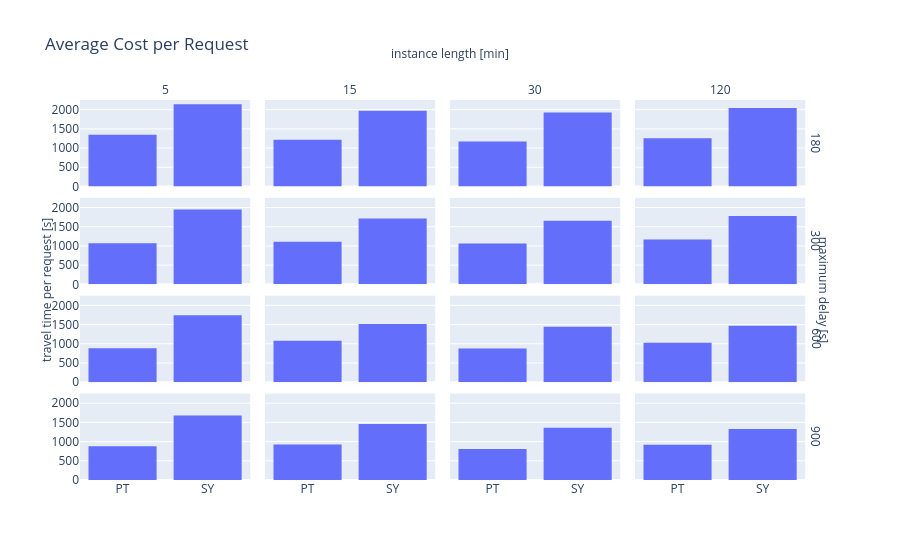

The code cell stored with this chart in its notebook:
### Markdown cell above
## average cost per request (old)

### Code cell
dfih = df[df['method'] == 'ih']
fig = px.bar(
    dfih,
    x = 'area_short',
    y = 'cost_per_request',
    barmode='group',
    title = 'Average Cost per Request',
    facet_col='duration_minutes',
    facet_row='max_delay'
)

# shared axes titles
fig.for_each_yaxis(lambda y: y.update(title = ''))
fig.add_annotation(x=-0.06, y=0.5, text="travel time per request [s]", textangle=-90, xref="paper", yref="paper", showarrow=False)
fig.for_each_xaxis(lambda y: y.update(title = ''))

# faceting annotations
fig.add_annotation(x=0.5, y=1.15, text="instance length [min]",  xref="paper", yref="paper", showarrow=False)
fig.add_annotation(x=1.02, y=0.5, text="maximum delay [s]",  xref="paper", yref="paper", showarrow=False, textangle=90)

# faceting label editing
fig.for_each_annotation(lambda a: a.update(text=a.text.split("=")[-1]))

fig.show()

### Figure 1 — Plotly figure (JSON) as saved in the notebook; plotly's stock layout.template omitted (floating-point values rounded to 4 significant figures)
{"data": [{"alignmentgroup": "True", "bingroup": "x", "histfunc": "sum", "hovertemplate": "max_delay=180<br>duration_minutes=5<br>area_short=%{x}<br>sum of cost_per_request=%{y}<extra></extra>", "legendgroup": "", "marker": {"color": "#636efa", "pattern": {"shape": ""}}, "name": "", "offsetgroup": "", "orientation": "v", "showlegend": false, "type": "histogram", "x": ["PT", "PT", "PT", "SY", "SY", "SY"], "xaxis": "x13", "y": [448.4, 448.4, 448.4, 713.1, 713.1, 713.1], "yaxis": "y13"}, {"alignmentgroup": "True", "bingroup": "x", "histfunc": "sum", "hovertemplate": "max_delay=180<br>duration_minutes=15<br>area_short=%{x}<br>sum of cost_per_request=%{y}<extra></extra>", "legendgroup": "", "marker": {"color": "#636efa", "pattern": {"shape": ""}}, "name": "", "offsetgroup": "", "orientation": "v", "showlegend": false, "type": "histogram", "x": ["PT", "PT", "PT", "SY", "SY", "SY"], "xaxis": "x14", "y": [404.7, 404.7, 404.7, 657.4, 657.4, 657.4], "yaxis": "y14"}, {"alignmentgroup": "True", "bingroup": "x", "histfunc": "sum", "hovertemplate": "max_delay=180<br>duration_minutes=30<br>area_short=%{x}<br>sum of cost_per_request=%{y}<extra></extra>", "legendgroup": "", "marker": {"color": "#636efa", "pattern": {"shape": ""}}, "name": "", "offsetgroup": "", "orientation": "v", "showlegend": false, "type": "histogram", "x": ["PT", "PT", "PT", "SY", "SY", "SY"], "xaxis": "x15", "y": [391.0, 391.0, 391.0, 642.0, 642.0, 642.0], "yaxis": "y15"}, {"alignmentgroup": "True", "bingroup": "x", "histfunc": "sum", "hovertemplate": "max_delay=180<br>duration_minutes=120<br>area_short=%{x}<br>sum of cost_per_request=%{y}<extra></extra>", "legendgroup": "", "marker": {"color": "#636efa", "pattern": {"shape": ""}}, "name": "", "offsetgroup": "", "orientation": "v", "showlegend": false, "type": "histogram", "x": ["PT", "PT", "PT", "SY", "SY", "SY"], "xaxis": "x16", "y": [419.2, 419.2, 419.2, 681.5, 681.5, 681.5], "yaxis": "y16"}, {"alignmentgroup": "True", "bingroup": "x", "histfunc": "sum", "hovertemplate": "max_delay=300<br>duration_minutes=5<br>area_short=%{x}<br>sum of cost_per_request=%{y}<extra></extra>", "legendgroup": "", "marker": {"color": "#636efa", "pattern": {"shape": ""}}, "name": "", "offsetgroup": "", "orientation": "v", "showlegend": false, "type": "histogram", "x": ["PT", "PT", "PT", "SY", "SY", "SY"], "xaxis": "x9", "y": [356.8, 356.8, 356.8, 649.0, 649.0, 649.0], "yaxis": "y9"}, {"alignmentgroup": "True", "bingroup": "x", "histfunc": "sum", "hovertemplate": "max_delay=300<br>duration_minutes=15<br>area_short=%{x}<br>sum of cost_per_request=%{y}<extra></extra>", "legendgroup": "", "marker": {"color": "#636efa", "pattern": {"shape": ""}}, "name": "", "offsetgroup": "", "orientation": "v", "showlegend": false, "type": "histogram", "x": ["PT", "PT", "PT", "SY", "SY", "SY"], "xaxis": "x10", "y": [368.9, 368.9, 368.9, 572.2, 572.2, 572.2], "yaxis": "y10"}, {"alignmentgroup": "True", "bingroup": "x", "histfunc": "sum", "hovertemplate": "max_delay=300<br>duration_minutes=30<br>area_short=%{x}<br>sum of cost_per_request=%{y}<extra></extra>", "legendgroup": "", "marker": {"color": "#636efa", "pattern": {"shape": ""}}, "name": "", "offsetgroup": "", "orientation": "v", "showlegend": false, "type": "histogram", "x": ["PT", "PT", "PT", "SY", "SY", "SY"], "xaxis": "x11", "y": [354.2, 354.2, 354.2, 552.8, 552.8, 552.8], "yaxis": "y11"}, {"alignmentgroup": "True", "bingroup": "x", "histfunc": "sum", "hovertemplate": "max_delay=300<br>duration_minutes=120<br>area_short=%{x}<br>sum of cost_per_request=%{y}<extra></extra>", "legendgroup": "", "marker": {"color": "#636efa", "pattern": {"shape": ""}}, "name": "", "offsetgroup": "", "orientation": "v", "showlegend": false, "type": "histogram", "x": ["PT", "PT", "PT", "SY", "SY", "SY"], "xaxis": "x12", "y": [388.0, 388.0, 388.0, 593.9, 593.9, 593.9], "yaxis": "y12"}, {"alignmentgroup": "True", "bingroup": "x", "histfunc": "sum", "hovertemplate": "max_delay=600<br>duration_minutes=5<br>area_short=%{x}<br>sum of cost_per_request=%{y}<extra></extra>", "legendgroup": "", "marker": {"color": "#636efa", "pattern": {"shape": ""}}, "name": "", "offsetgroup": "", "orientation": "v", "showlegend": false, "type": "histogram", "x": ["PT", "PT", "PT", "SY", "SY", "SY"], "xaxis": "x5", "y": [293.7, 293.7, 293.7, 581.7, 581.7, 581.7], "yaxis": "y5"}, {"alignmentgroup": "True", "bingroup": "x", "histfunc": "sum", "hovertemplate": "max_delay=600<br>duration_minutes=15<br>area_short=%{x}<br>sum of cost_per_request=%{y}<extra></extra>", "legendgroup": "", "marker": {"color": "#636efa", "pattern": {"shape": ""}}, "name": "", "offsetgroup": "", "orientation": "v", "showlegend": false, "type": "histogram", "x": ["PT", "PT", "PT", "SY", "SY", "SY"], "xaxis": "x6", "y": [358.7, 358.7, 358.7, 504.8, 504.8, 504.8], "yaxis": "y6"}, {"alignmentgroup": "True", "bingroup": "x", "histfunc": "sum", "hovertemplate": "max_delay=600<br>duration_minutes=30<br>area_short=%{x}<br>sum of cost_per_request=%{y}<extra></extra>", "legendgroup": "", "marker": {"color": "#636efa", "pattern": {"shape": ""}}, "name": "", "offsetgroup": "", "orientation": "v", "showlegend": false, "type": "histogram", "x": ["PT", "PT", "PT", "SY", "SY", "SY"], "xaxis": "x7", "y": [291.6, 291.6, 291.6, 481.3, 481.3, 481.3], "yaxis": "y7"}, {"alignmentgroup": "True", "bingroup": "x", "histfunc": "sum", "hovertemplate": "max_delay=600<br>duration_minutes=120<br>area_short=%{x}<br>sum of cost_per_request=%{y}<extra></extra>", "legendgroup": "", "marker": {"color": "#636efa", "pattern": {"shape": ""}}, "name": "", "offsetgroup": "", "orientation": "v", "showlegend": false, "type": "histogram", "x": ["PT", "PT", "PT", "SY", "SY", "SY"], "xaxis": "x8", "y": [342.7, 342.7, 342.7, 490.2, 490.2, 490.2], "yaxis": "y8"}, {"alignmentgroup": "True", "bingroup": "x", "histfunc": "sum", "hovertemplate": "max_delay=900<br>duration_minutes=5<br>area_short=%{x}<br>sum of cost_per_request=%{y}<extra></extra>", "legendgroup": "", "marker": {"color": "#636efa", "pattern": {"shape": ""}}, "name": "", "offsetgroup": "", "orientation": "v", "showlegend": false, "type": "histogram", "x": ["PT", "PT", "PT", "SY", "SY", "SY"], "xaxis": "x", "y": [293.7, 293.7, 293.7, 560.3, 560.3, 560.3], "yaxis": "y"}, {"alignmentgroup": "True", "bingroup": "x", "histfunc": "sum", "hovertemplate": "max_delay=900<br>duration_minutes=15<br>area_short=%{x}<br>sum of cost_per_request=%{y}<extra></extra>", "legendgroup": "", "marker": {"color": "#636efa", "pattern": {"shape": ""}}, "name": "", "offsetgroup": "", "orientation": "v", "showlegend": false, "type": "histogram", "x": ["PT", "PT", "PT", "SY", "SY", "SY"], "xaxis": "x2", "y": [308.9, 308.9, 308.9, 486.6, 486.6, 486.6], "yaxis": "y2"}, {"alignmentgroup": "True", "bingroup": "x", "histfunc": "sum", "hovertemplate": "max_delay=900<br>duration_minutes=30<br>area_short=%{x}<br>sum of cost_per_request=%{y}<extra></extra>", "legendgroup": "", "marker": {"color": "#636efa", "pattern": {"shape": ""}}, "name": "", "offsetgroup": "", "orientation": "v", "showlegend": false, "type": "histogram", "x": ["PT", "PT", "PT", "SY", "SY", "SY"], "xaxis": "x3", "y": [268.4, 268.4, 268.4, 454.2, 454.2, 454.2], "yaxis": "y3"}, {"alignmentgroup": "True", "bingroup": "x", "histfunc": "sum", "hovertemplate": "max_delay=900<br>duration_minutes=120<br>area_short=%{x}<br>sum of cost_per_request=%{y}<extra></extra>", "legendgroup": "", "marker": {"color": "#636efa", "pattern": {"shape": ""}}, "name": "", "offsetgroup": "", "orientation": "v", "showlegend": false, "type": "histogram", "x": ["PT", "PT", "PT", "SY", "SY", "SY"], "xaxis": "x4", "y": [307.0, 307.0, 307.0, 441.9, 441.9, 441.9], "yaxis": "y4"}], "layout": {"annotations": [{"showarrow": false, "text": "5", "x": 0.115, "xanchor": "center", "xref": "paper", "y": 1, "yanchor": "bottom", "yref": "paper"}, {"showarrow": false, "text": "15", "x": 0.365, "xanchor": "center", "xref": "paper", "y": 1, "yanchor": "bottom", "yref": "paper"}, {"showarrow": false, "text": "30", "x": 0.615, "xanchor": "center", "xref": "paper", "y": 1, "yanchor": "bottom", "yref": "paper"}, {"showarrow": false, "text": "120", "x": 0.865, "xanchor": "center", "xref": "paper", "y": 1, "yanchor": "bottom", "yref": "paper"}, {"showarrow": false, "text": "900", "textangle": 90, "x": 0.98, "xanchor": "left", "xref": "paper", "y": 0.1138, "yanchor": "middle", "yref": "paper"}, {"showarrow": false, "text": "600", "textangle": 90, "x": 0.98, "xanchor": "left", "xref": "paper", "y": 0.3712, "yanchor": "middle", "yref": "paper"}, {"showarrow": false, "text": "300", "textangle": 90, "x": 0.98, "xanchor": "left", "xref": "paper", "y": 0.6288, "yanchor": "middle", "yref": "paper"}, {"showarrow": false, "text": "180", "textangle": 90, "x": 0.98, "xanchor": "left", "xref": "paper", "y": 0.8862, "yanchor": "middle", "yref": "paper"}, {"showarrow": false, "text": "travel time per request [s]", "textangle": -90, "x": -0.06, "xref": "paper", "y": 0.5, "yref": "paper"}, {"showarrow": false, "text": "instance length [min]", "x": 0.5, "xref": "paper", "y": 1.15, "yref": "paper"}, {"showarrow": false, "text": "maximum delay [s]", "textangle": 90, "x": 1.02, "xref": "paper", "y": 0.5, "yref": "paper"}], "barmode": "group", "legend": {"tracegroupgap": 0}, "title": {"text": "Average Cost per Request"}, "xaxis": {"anchor": "y", "domain": [0, 0.23], "title": {"text": ""}}, "xaxis10": {"anchor": "y10", "domain": [0.25, 0.48], "matches": "x", "showticklabels": false, "title": {"text": ""}}, "xaxis11": {"anchor": "y11", "domain": [0.5, 0.73], "matches": "x", "showticklabels": false, "title": {"text": ""}}, "xaxis12": {"anchor": "y12", "domain": [0.75, 0.98], "matches": "x", "showticklabels": false, "title": {"text": ""}}, "xaxis13": {"anchor": "y13", "domain": [0, 0.23], "matches": "x", "showticklabels": false, "title": {"text": ""}}, "xaxis14": {"anchor": "y14", "domain": [0.25, 0.48], "matches": "x", "showticklabels": false, "title": {"text": ""}}, "xaxis15": {"anchor": "y15", "domain": [0.5, 0.73], "matches": "x", "showticklabels": false, "title": {"text": ""}}, "xaxis16": {"anchor": "y16", "domain": [0.75, 0.98], "matches": "x", "showticklabels": false, "title": {"text": ""}}, "xaxis2": {"anchor": "y2", "domain": [0.25, 0.48], "matches": "x", "title": {"text": ""}}, "xaxis3": {"anchor": "y3", "domain": [0.5, 0.73], "matches": "x", "title": {"text": ""}}, "xaxis4": {"anchor": "y4", "domain": [0.75, 0.98], "matches": "x", "title": {"text": ""}}, "xaxis5": {"anchor": "y5", "domain": [0, 0.23], "matches": "x", "showticklabels": false, "title": {"text": ""}}, "xaxis6": {"anchor": "y6", "domain": [0.25, 0.48], "matches": "x", "showticklabels": false, "title": {"text": ""}}, "xaxis7": {"anchor": "y7", "domain": [0.5, 0.73], "matches": "x", "showticklabels": false, "title": {"text": ""}}, "xaxis8": {"anchor": "y8", "domain": [0.75, 0.98], "matches": "x", "showticklabels": false, "title": {"text": ""}}, "xaxis9": {"anchor": "y9", "domain": [0, 0.23], "matches": "x", "showticklabels": false, "title": {"text": ""}}, "yaxis": {"anchor": "x", "domain": [0, 0.2275], "title": {"text": ""}}, "yaxis10": {"anchor": "x10", "domain": [0.515, 0.7425], "matches": "y", "showticklabels": false, "title": {"text": ""}}, "yaxis11": {"anchor": "x11", "domain": [0.515, 0.7425], "matches": "y", "showticklabels": false, "title": {"text": ""}}, "yaxis12": {"anchor": "x12", "domain": [0.515, 0.7425], "matches": "y", "showticklabels": false, "title": {"text": ""}}, "yaxis13": {"anchor": "x13", "domain": [0.7725, 1], "matches": "y", "title": {"text": ""}}, "yaxis14": {"anchor": "x14", "domain": [0.7725, 1], "matches": "y", "showticklabels": false, "title": {"text": ""}}, "yaxis15": {"anchor": "x15", "domain": [0.7725, 1], "matches": "y", "showticklabels": false, "title": {"text": ""}}, "yaxis16": {"anchor": "x16", "domain": [0.7725, 1], "matches": "y", "showticklabels": false, "title": {"text": ""}}, "yaxis2": {"anchor": "x2", "domain": [0, 0.2275], "matches": "y", "showticklabels": false, "title": {"text": ""}}, "yaxis3": {"anchor": "x3", "domain": [0, 0.2275], "matches": "y", "showticklabels": false, "title": {"text": ""}}, "yaxis4": {"anchor": "x4", "domain": [0, 0.2275], "matches": "y", "showticklabels": false, "title": {"text": ""}}, "yaxis5": {"anchor": "x5", "domain": [0.2575, 0.485], "matches": "y", "title": {"text": ""}}, "yaxis6": {"anchor": "x6", "domain": [0.2575, 0.485], "matches": "y", "showticklabels": false, "title": {"text": ""}}, "yaxis7": {"anchor": "x7", "domain": [0.2575, 0.485], "matches": "y", "showticklabels": false, "title": {"text": ""}}, "yaxis8": {"anchor": "x8", "domain": [0.2575, 0.485], "matches": "y", "showticklabels": false, "title": {"text": ""}}, "yaxis9": {"anchor": "x9", "domain": [0.515, 0.7425], "matches": "y", "title": {"text": ""}}}}
